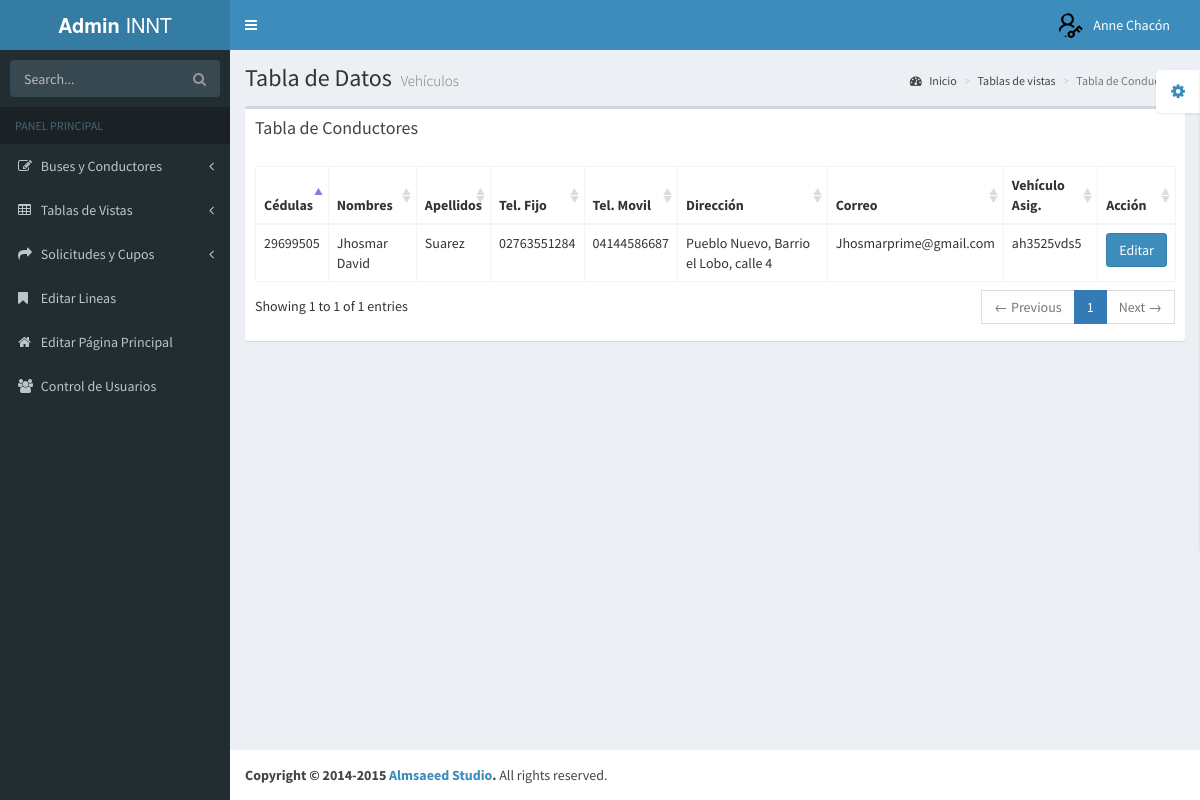
The page /Proyecto-INTT/pages/tables/tablachoferes.php (signed in) on the database its author committed.
### tables this page shows
CREATE TABLE `users` (
  `id` int(11) NOT NULL,
  `username` varchar(50) NOT NULL COMMENT 'Nickname de Usuario',
  `email` varchar(200) NOT NULL COMMENT 'Correos',
  `password` varchar(200) NOT NULL COMMENT 'Contraseñas',
  `usrest` int(11) NOT NULL DEFAULT 1 COMMENT 'Estatus de Permiso'
);

CREATE TABLE `tmacho` (
  `choced` int(11) NOT NULL COMMENT 'Clave única de Chofer',
  `chonom` varchar(50) DEFAULT NULL COMMENT 'Nombres de chofer',
  `choape` varchar(50) DEFAULT NULL COMMENT 'Apellidos de chofer',
  `chotef` varchar(12) DEFAULT NULL COMMENT 'Teléfono fijo',
  `chotem` varchar(12) DEFAULT NULL COMMENT 'Teléfono Móvil',
  `chodir` varchar(250) DEFAULT NULL COMMENT 'Dirección de vivienda',
  `chocor` varchar(50) DEFAULT NULL COMMENT 'Correo personal',
  `vehcha` varchar(20) DEFAULT NULL COMMENT 'Código único de chachis'
);

### Proyecto-INTT/pages/tables/tablachoferes.php (the view, shortened to what this page needs)
<?php
require '../../database.php';
  if (isset($_SESSION['user_id'])) {
    $userId = $_SESSION['user_id'];
    $query = "SELECT id, username FROM users WHERE id = :id";
    $stmt = $conn->prepare($query);
    $stmt->bindParam(':id', $userId);
    $stmt->execute();
    if ($stmt->rowCount() > 0) {
        $user = $stmt->fetch(PDO::FETCH_ASSOC);
        $username = $user['username'];
    } else {
        $username = "Usuario Desconocido";
    }
} else {
    $username = "Usuario Desconocido";
}
   $query = "SELECT * FROM tmacho";
   $result = $conn->query($query);
?>
<!DOCTYPE html>
<html>
  <head>
    <link href="../../bootstrap/css/bootstrap.min.css" rel="stylesheet" type="text/css" />
    <link href="https://maxcdn.bootstrapcdn.com/font-awesome/4.3.0/css/font-awesome.min.css" rel="stylesheet" type="text/css" />
    <link href="http://code.ionicframework.com/ionicons/2.0.0/css/ionicons.min.css" rel="stylesheet" type="text/css" />
    <link href="../../plugins/datatables/dataTables.bootstrap.css" rel="stylesheet" type="text/css" />
    <link href="../../dist/css/AdminLTE.min.css" rel="stylesheet" type="text/css" />
    <link href="../../dist/css/skins/_all-skins.min.css" rel="stylesheet" type="text/css" />
  </head>
  <body class="skin-blue">
    <div class="wrapper">
    <header class="main-header">
        <a href="../../user_adminpage.php" class="logo"><b>Admin</b> INNT</a>
        <nav class="navbar navbar-static-top" role="navigation">
          <a href="#" class="sidebar-toggle" data-toggle="offcanvas" role="button">
          </a>
          <div class="navbar-custom-menu">
            <ul class="nav navbar-nav">
              <li class="dropdown user user-menu">
                <a href="#" class="dropdown-toggle" data-toggle="dropdown">
                  <img src="../../dist/img/user2-160x160.png" class="user-image" alt="User Image"/>
                  <span class="hidden-xs"><?php echo $username; ?></span>
                </a>
              </li>
            </ul>
          </div>
        </nav>
      </header>
      <aside class="main-sidebar">
        <section class="sidebar">
          <form action="#" method="get" class="sidebar-form">
            <div class="input-group">
              <input type="text" name="q" class="form-control" placeholder="Search..."/>
              <span class="input-group-btn">
                <button type='submit' name='search' id='search-btn' class="btn btn-flat"><i class="fa fa-search"></i></button>
              </span>
            </div>
          </form>
          <ul class="sidebar-menu">
            <li class="header">PANEL PRINCIPAL</li>
            <li class="treeview">
              <a href="#">
                <i class="fa fa-edit"></i> <span>Buses y Conductores</span>
                <i class="fa fa-angle-left pull-right"></i>
              </a>
            </li>
            <li class="treeview">
              <a href="#">
                <i class="fa fa-table"></i> <span>Tablas de Vistas</span>
                <i class="fa fa-angle-left pull-right"></i>
              </a>
            </li>
            <li class="treeview">
              <a href="#">
                <i class="fa fa-share"></i> <span>Solicitudes y Cupos</span>
                <i class="fa fa-angle-left pull-right"></i>
              </a>
            </li>
            <li><a href="../editar_lineas.php"><i class="fa fa-bookmark"></i> Editar Lineas</a></li>
            <li><a href="../editar_home.php"><i class="fa fa-home"></i> Editar Página Principal</a></li>
            <li><a href="../asignar_usuarios.php"><i class="fa fa-users"></i> Control de Usuarios</a></li>
          </ul>
        </section>
      </aside>
      <div class="content-wrapper">
        <section class="content-header">
          <h1>
            Tabla de Datos
            <small>Vehículos</small>
          </h1>
          <ol class="breadcrumb">
            <li><a href="#"><i class="fa fa-dashboard"></i> Inicio</a></li>
            <li><a href="#">Tablas de vistas</a></li>
            <li class="active">Tabla de Conductores</li>
          </ol>
        </section>
        <section class="content">
          <div class="row">
            <div class="col-xs-12">
              <div class="box">
                <div class="box-header">
                  <h3 class="box-title">Tabla de Conductores</h3>
                </div>
                <div class="box-body">
                  <table id="example2" class="table table-bordered table-hover">
                  <thead>
                      <tr>
                        <th>Cédulas</th>
                        <th>Nombres</th>
                        <th>Apellidos</th>
                        <th>Tel. Fijo</th>
                        <th>Tel. Movil</th>
                        <th>Dirección</th>
                        <th>Correo</th>
                        <th>Vehículo Asig.</th>
                        <th>Acción</th>
                      </tr>
                    </thead>
                    <tbody>
                        <?php
                        while ($row = $result->fetch(PDO::FETCH_ASSOC)) {
                            echo "<tr>";
                            echo "<td>{$row['choced']}</td>";
                            echo "<td>{$row['chonom']}</td>";
                            echo "<td>{$row['choape']}</td>";
                            echo "<td>{$row['chotef']}</td>";
                            echo "<td>{$row['chotem']}</td>";
                            echo "<td>{$row['chodir']}</td>";
                            echo "<td>{$row['chocor']}</td>";
                            $vehiculoDisponible = empty($row['vehcha']) ? 'Disponible' : $row['vehcha'];
                            echo "<td>{$vehiculoDisponible}</td>";
                            echo "<td><button class='btn btn-primary editar-btn' data-toggle='modal' data-target='#editarModal' data-id='{$row['choced']}'>Editar</button></td>";
                            echo "</tr>";
                        }
                        ?>
                    </tbody>
                  </table>
                </div>
              </div>
            </div>
          </div>
        </section>
      </div>
      <footer class="main-footer">
        <strong>Copyright &copy; 2014-2015 <a href="http://almsaeedstudio.com">Almsaeed Studio</a>.</strong> All rights reserved.
      </footer>
    </div>
  </body>
</html>

### rows shown on the page
users: username "Anne Chacón"
tmacho: choced "29699505", chonom "Jhosmar David", choape "Suarez", chotef "02763551284", chotem "04144586687", chodir "Pueblo Nuevo, Barrio el Lobo, calle 4", chocor "Jhosmarprime@gmail.com", vehcha "ah3525vds5"
